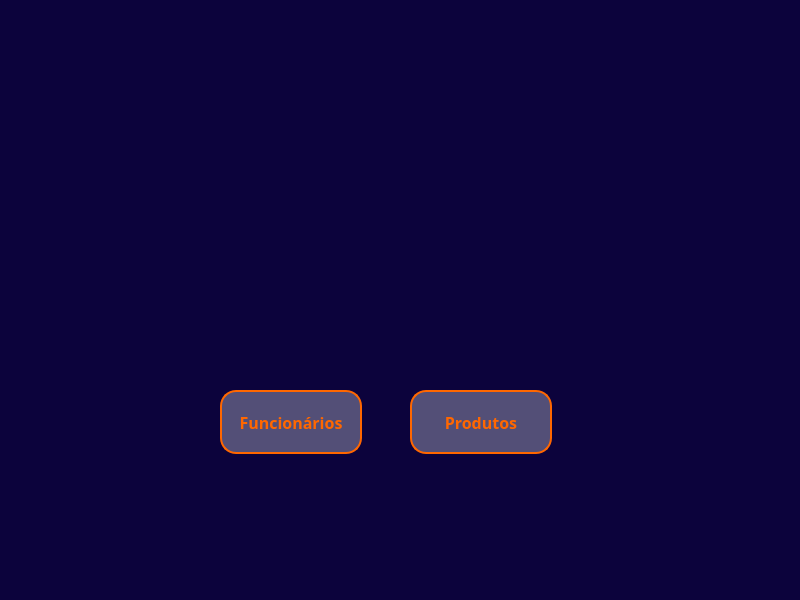
<?xml version="1.0" encoding="UTF-8"?>
<ui version="4.0">
 <class>acessar</class>
 <widget class="QMainWindow" name="acessar">
  <property name="geometry">
   <rect>
    <x>0</x>
    <y>0</y>
    <width>800</width>
    <height>600</height>
   </rect>
  </property>
  <property name="windowTitle">
   <string>BIGFast</string>
  </property>
  <property name="windowIcon">
   <iconset>
    <selectedon>minilogo.png</selectedon>
   </iconset>
  </property>
  <property name="windowOpacity">
   <double>1000000000.000000000000000</double>
  </property>
  <property name="autoFillBackground">
   <bool>false</bool>
  </property>
  <property name="styleSheet">
   <string notr="true">background: #0C033C;</string>
  </property>
  <widget class="QWidget" name="centralwidget">
   <widget class="QLabel" name="labellogo">
    <property name="geometry">
     <rect>
      <x>20</x>
      <y>20</y>
      <width>751</width>
      <height>361</height>
     </rect>
    </property>
    <property name="text">
     <string/>
    </property>
    <property name="textFormat">
     <enum>Qt::AutoText</enum>
    </property>
    <property name="pixmap">
     <pixmap>logo.png</pixmap>
    </property>
   </widget>
   <widget class="QPushButton" name="btnfunc">
    <property name="geometry">
     <rect>
      <x>220</x>
      <y>390</y>
      <width>142</width>
      <height>64</height>
     </rect>
    </property>
    <property name="font">
     <font>
      <family>Poppins</family>
      <pointsize>-1</pointsize>
      <weight>75</weight>
      <italic>false</italic>
      <bold>true</bold>
     </font>
    </property>
    <property name="cursor">
     <cursorShape>PointingHandCursor</cursorShape>
    </property>
    <property name="styleSheet">
     <string notr="true">QPushButton{
box-sizing: border-box;

position: absolute;
width: 141px;
height: 64px;
left: 231px;
top: 386px;

background: rgba(237, 242, 244, 0.32);
border: 2px solid #FF6700;
border-radius: 16px;


position: absolute;
left: 2.84%;
right: 2.84%;
top: 31.25%;
bottom: 31.25%;

font-family: 'Poppins';
font-style: normal;
font-weight: 600;
font-size: 16px;
line-height: 24px;
/* identical to box height */

text-align: center;

color: #FF6700;
}

QPushButton:hover{
box-sizing: border-box;

position: absolute;
left: 0%;
right: 0%;
top: 0%;
bottom: 0%;

background: #FF6700;
border: 2px solid #FF6700;
border-radius: 16px;
position: absolute;
width: 142px;
height: 64px;
left: 231px;
top: 386px;

position: absolute;
left: 0.7%;
right: 0.7%;
top: 31.25%;
bottom: 31.25%;

font-family: 'Poppins';
font-style: normal;
font-weight: 600;
font-size: 16px;
line-height: 24px;
/* identical to box height */

text-align: center;

color: #FFFFFF;

}
</string>
    </property>
    <property name="text">
     <string>Funcionários</string>
    </property>
   </widget>
   <widget class="QPushButton" name="btnprod">
    <property name="geometry">
     <rect>
      <x>410</x>
      <y>390</y>
      <width>142</width>
      <height>64</height>
     </rect>
    </property>
    <property name="font">
     <font>
      <family>Poppins</family>
      <pointsize>-1</pointsize>
      <weight>75</weight>
      <italic>false</italic>
      <bold>true</bold>
     </font>
    </property>
    <property name="cursor">
     <cursorShape>PointingHandCursor</cursorShape>
    </property>
    <property name="styleSheet">
     <string notr="true">QPushButton{
box-sizing: border-box;

position: absolute;
width: 141px;
height: 64px;
left: 231px;
top: 386px;

background: rgba(237, 242, 244, 0.32);
border: 2px solid #FF6700;
border-radius: 16px;


position: absolute;
left: 2.84%;
right: 2.84%;
top: 31.25%;
bottom: 31.25%;

font-family: 'Poppins';
font-style: normal;
font-weight: 600;
font-size: 16px;
line-height: 24px;
/* identical to box height */

text-align: center;

color: #FF6700;
}

QPushButton:hover{
box-sizing: border-box;

position: absolute;
left: 0%;
right: 0%;
top: 0%;
bottom: 0%;

background: #FF6700;
border: 2px solid #FF6700;
border-radius: 16px;
position: absolute;
width: 142px;
height: 64px;
left: 231px;
top: 386px;

position: absolute;
left: 0.7%;
right: 0.7%;
top: 31.25%;
bottom: 31.25%;

font-family: 'Poppins';
font-style: normal;
font-weight: 600;
font-size: 16px;
line-height: 24px;
/* identical to box height */

text-align: center;

color: #FFFFFF;

}
</string>
    </property>
    <property name="text">
     <string>Produtos</string>
    </property>
   </widget>
  </widget>
 </widget>
 <resources>
  <include location="icones.qrc"/>
 </resources>
 <connections/>
</ui>
